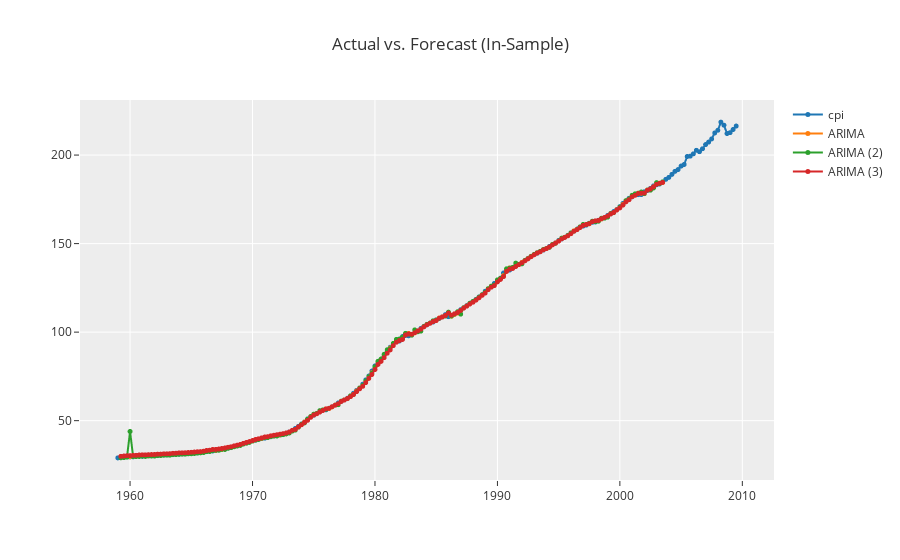

Notebook code cell kept with this figure:
### Markdown cell above
The basic sarima model had the highest R2 and lowest rmse

### Code cell
# comparing in sample performance of the benchmark models
exp.plot_model(my_models, plot='insample')

### Figure 1 — Plotly figure (JSON) as saved in the notebook; plotly's stock layout.template omitted (floating-point values rounded to 4 significant figures; data arrays with more than 128 entries replaced by an {"elided": "..."} marker saying what was removed)
{"data": [{"line": {"color": "rgb(31, 119, 180)", "width": 2}, "marker": {"color": "rgb(31, 119, 180)", "size": 5}, "mode": "lines+markers", "name": "cpi", "type": "scattergl", "x": {"elided": "203 str values"}, "xaxis": "x", "y": {"elided": "203 float values"}, "yaxis": "y"}, {"line": {"color": "rgb(255, 127, 14)", "width": 2}, "marker": {"color": "rgb(255, 127, 14)", "size": 5}, "mode": "lines+markers", "name": "ARIMA", "type": "scattergl", "x": {"elided": "203 str values"}, "xaxis": "x", "y": {"elided": "203 float values"}, "yaxis": "y"}, {"line": {"color": "rgb(44, 160, 44)", "width": 2}, "marker": {"color": "rgb(44, 160, 44)", "size": 5}, "mode": "lines+markers", "name": "ARIMA (2)", "type": "scattergl", "x": {"elided": "203 str values"}, "xaxis": "x", "y": {"elided": "203 float values"}, "yaxis": "y"}, {"line": {"color": "rgb(214, 39, 40)", "width": 2}, "marker": {"color": "rgb(214, 39, 40)", "size": 5}, "mode": "lines+markers", "name": "ARIMA (3)", "type": "scattergl", "x": {"elided": "203 str values"}, "xaxis": "x", "y": {"elided": "203 float values"}, "yaxis": "y"}], "layout": {"showlegend": true, "title": {"text": "Actual vs. Forecast (In-Sample)"}, "xaxis": {"anchor": "y", "domain": [0, 1]}, "yaxis": {"anchor": "x", "domain": [0, 1]}}}
